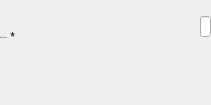
                   <widget class="QWidget" name="confirmContainer" native="true">
                    <layout class="QVBoxLayout" name="verticalLayout_2">
                     <property name="spacing">
                      <number>0</number>
                     </property>
                     <property name="leftMargin">
                      <number>0</number>
                     </property>
                     <property name="topMargin">
                      <number>0</number>
                     </property>
                     <property name="rightMargin">
                      <number>0</number>
                     </property>
                     <property name="bottomMargin">
                      <number>0</number>
                     </property>
                     <item>
                      <widget class="QWidget" name="confirmContainer_2" native="true">
                       <property name="minimumSize">
                        <size>
                         <width>0</width>
                         <height>105</height>
                        </size>
                       </property>
                       <layout class="QHBoxLayout" name="horizontalLayout_18">
                        <property name="spacing">
                         <number>0</number>
                        </property>
                        <property name="leftMargin">
                         <number>0</number>
                        </property>
                        <property name="topMargin">
                         <number>0</number>
                        </property>
                        <property name="rightMargin">
                         <number>0</number>
                        </property>
                        <property name="bottomMargin">
                         <number>0</number>
                        </property>
                        <item>
                         <layout class="QHBoxLayout" name="horizontalLayout_17">
                          <property name="spacing">
                           <number>0</number>
                          </property>
                          <property name="topMargin">
                           <number>0</number>
                          </property>
                          <item alignment="Qt::AlignTop">
                           <widget class="QWidget" name="widget_5" native="true">
                            <property name="minimumSize">
                             <size>
                              <width>200</width>
                              <height>0</height>
                             </size>
                            </property>
                            <property name="maximumSize">
                             <size>
                              <width>200</width>
                              <height>16777215</height>
                             </size>
                            </property>
                            <layout class="QHBoxLayout" name="horizontalLayout_5">
                             <property name="spacing">
                              <number>0</number>
                             </property>
                             <property name="leftMargin">
                              <number>0</number>
                             </property>
                             <property name="topMargin">
                              <number>30</number>
                             </property>
                             <property name="rightMargin">
                              <number>0</number>
                             </property>
                             <property name="bottomMargin">
                              <number>0</number>
                             </property>
                             <item>
                              <widget class="QLabel" name="label_7">
                               <property name="font">
                                <font>
                                 <family>Cambria</family>
                                 <pointsize>-1</pointsize>
                                 <bold>false</bold>
                                </font>
                               </property>
                               <property name="text">
                                <string>Chi tiêu tối thiểu</string>
                               </property>
                              </widget>
                             </item>
                             <item>
                              <widget class="QLabel" name="label_required_4">
                               <property name="sizePolicy">
                                <sizepolicy hsizetype="Expanding" vsizetype="Preferred">
                                 <horstretch>0</horstretch>
                                 <verstretch>0</verstretch>
                                </sizepolicy>
                               </property>
                               <property name="text">
                                <string> *</string>
                               </property>
                              </widget>
                             </item>
                            </layout>
                           </widget>
                          </item>
                          <item alignment="Qt::AlignTop">
                           <widget class="QWidget" name="formInput_3" native="true">
                            <property name="maximumSize">
                             <size>
                              <width>16777215</width>
                              <height>16777215</height>
                             </size>
                            </property>
                            <layout class="QVBoxLayout" name="verticalLayout_15">
                             <property name="spacing">
                              <number>0</number>
                             </property>
                             <property name="leftMargin">
                              <number>0</number>
                             </property>
                             <property name="topMargin">
                              <number>15</number>
                             </property>
                             <property name="rightMargin">
                              <number>0</number>
                             </property>
                             <property name="bottomMargin">
                              <number>0</number>
                             </property>
                             <item>
                              <widget class="QSpinBox" name="spending_le">
                               <property name="font">
                                <font>
                                 <family>Cambria</family>
                                 <pointsize>-1</pointsize>
                                </font>
                               </property>
                               <property name="buttonSymbols">
                                <enum>QAbstractSpinBox::NoButtons</enum>
                               </property>
                               <property name="maximum">
                                <number>1000000000</number>
                               </property>
                              </widget>
                             </item>
                             <item alignment="Qt::AlignTop">
                              <widget class="QLabel" name="error_spending">
                               <property name="text">
                                <string/>
                               </property>
                               <property name="alignment">
                                <set>Qt::AlignLeading|Qt::AlignLeft|Qt::AlignTop</set>
                               </property>
                               <property name="margin">
                                <number>0</number>
                               </property>
                              </widget>
                             </item>
                            </layout>
                           </widget>
                          </item>
                         </layout>
                        </item>
                       </layout>
                      </widget>
                     </item>
                    </layout>
                   </widget>
